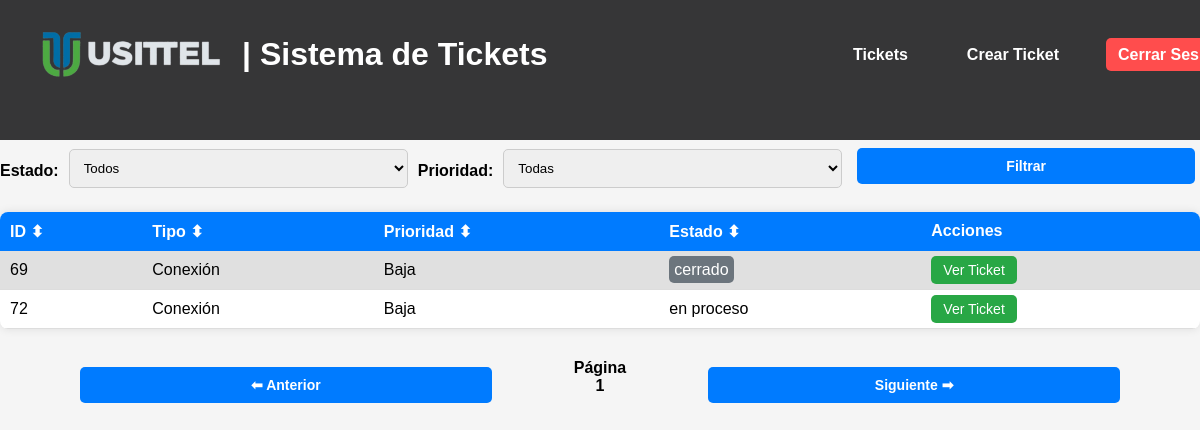
Screenshot of /tickets (signed in) with the database file from the repository.
### tables this page shows
CREATE TABLE tickets (
    id INTEGER PRIMARY KEY AUTOINCREMENT,
    tipo TEXT NOT NULL,
    descripcion TEXT NOT NULL,
    prioridad TEXT NOT NULL,
    fecha_creacion DATETIME DEFAULT CURRENT_TIMESTAMP,
    usuario_creador TEXT NOT NULL,
    notas TEXT,
    archivo TEXT
, usuario_asignado TEXT, estado TEXT DEFAULT 'pendiente');

### app.py (the view)
@app.route('/tickets')
@login_required
def tickets():
    estado = request.args.get('estado')
    prioridad = request.args.get('prioridad')
    query = 'SELECT * FROM tickets WHERE 1=1'
    params = []
    if estado in ['pendiente', 'en proceso', 'cerrado']:
        query += ' AND estado = ?'
        params.append(estado)
    if prioridad in ['Baja', 'Media', 'Alta']:
        query += ' AND prioridad = ?'
        params.append(prioridad)
    conn = get_db_connection()
    tickets = conn.execute(query, params).fetchall()
    conn.close()
    return render_template('tickets.html', tickets=tickets, estado=estado, prioridad=prioridad)

### app.py (called while the page is built)
def get_db_connection():
    conn = sqlite3.connect('database.db', timeout=10)  # Espera hasta 10 segundos si la base de datos está bloqueada
    conn.row_factory = sqlite3.Row
    return conn

@login_manager.user_loader
def load_user(user_id):
    conn = get_db_connection()
    user = conn.execute('SELECT * FROM users WHERE id = ?', (user_id,)).fetchone()
    conn.close()
    if user:
        return User(id=user['id'], username=user['username'], role=user['role'])
    return None

### templates/tickets.html (shortened to what this page needs)
{% extends "base.html" %}
{% block content %}
<header>
    <h1>Lista de Tickets</h1>
    <nav>
        <a href="/logout">Cerrar sesión</a>
        {% if current_user.role != 'usittel' %}
        <a href="{{ url_for('create_ticket') }}">Crear Ticket</a>
        {% endif %}
    </nav>
</header>
<main>
    <form action="/tickets" method="GET" style="display: flex; align-items: center; gap: 10px;">
        <label for="estado">Estado:</label>
        <select name="estado" id="estado">
            <option value="">Todos</option>
        </select>
        <label for="prioridad">Prioridad:</label>
        <select name="prioridad" id="prioridad">
            <option value="">Todas</option>
        </select>
        <button type="submit" class="btn-filter">Filtrar</button>
    </form>
    <table id="ticketsTable">
        <thead>
            <tr>
                <th onclick="sortTable(0)">ID ⬍</th>
                <th onclick="sortTable(1)">Tipo ⬍</th>
                <th onclick="sortTable(2)">Prioridad ⬍</th>
                <th onclick="sortTable(3)">Estado ⬍</th>
                <th>Acciones</th>
            </tr>
        </thead>
        <tbody>
            {% for ticket in tickets %}
            <tr class="ticket-row {{ ticket.estado }}">
                <td>{{ ticket.id }}</td>
                <td>{{ ticket.tipo }}</td>
                <td>{{ ticket.prioridad }}</td>
                <td>
                    <span class="estado estado-{{ ticket.estado|lower }}">
                        {{ ticket.estado }}
                    </span>
                </td>
                <td>
                    <a href="{{ url_for('view_ticket', id=ticket.id) }}" class="btn btn-view">Ver Ticket</a>
                </td>
            </tr>
            {% endfor %}
        </tbody>
    </table>
    <div style="text-align: center; margin-top: 30px; display: flex; justify-content: center; gap: 2px;">
        <button id="prevPage" class="btn-pagination">⬅ Anterior</button>
        <span id="pageNumber" style="font-weight: bold;">Página 1</span>
        <button id="nextPage" class="btn-pagination">Siguiente ➡</button>
    </div>
</main>
{% endblock %}

### static/styles.css (style rules this page uses)
body { font-family: Arial, sans-serif; margin: 0; padding: 0; background-color: #f5f5f5; }
header { background-color: #363637; color: white; padding: 15px; display: flex; justify-content: space-between; align-items: center; }
header nav a { color: white; text-decoration: none; margin-left: 15px; }
.ticket-row.cerrado { background-color: #e0e0e0; }
h1 { color: #333; }
button { width: 100%; background: #007bff; color: white; border: none; padding: 10px; margin-top: 20px; border-radius: 5px; cursor: pointer; font-size: 16px; }
table { width: 100%; border-collapse: collapse; margin-top: 20px; background: white; box-shadow: 0px 0px 10px rgba(0, 0, 0, 0.1); border-radius: 8px; overflow: hidden; }
thead { background: #007bff; color: white; font-weight: bold; }
th { padding: 10px; cursor: pointer; text-align: left; }
td { padding: 10px; border-bottom: 1px solid #ddd; }
.estado-cerrado { background: #6c757d; color: white; padding: 5px; border-radius: 5px; }
.btn { padding: 6px 12px; border: none; cursor: pointer; font-size: 14px; border-radius: 5px; text-decoration: none; }
.btn-view { background: #28a745; color: white; }
.btn-filter { margin: 8px 5px; background-color: #007bff; color: white; border: none; border-radius: 5px; cursor: pointer; font-size: 14px; font-weight: bold; transition: 0.3s ease; }
.btn-pagination { margin: 8px 80px; background-color: #007bff; color: white; border: none; border-radius: 5px; cursor: pointer; font-size: 14px; font-weight: bold; transition: 0.3s ease; }
label { display: block; text-align: left; font-weight: bold; margin-top: 10px; }
input, select, textarea { width: 100%; padding: 10px; margin-top: 5px; border: 1px solid #ccc; border-radius: 5px; }

### rows the page displays
tickets: id "69", tipo "Conexión", prioridad "Baja", estado "cerrado"
tickets: id "72", tipo "Conexión", prioridad "Baja", estado "en proceso"
